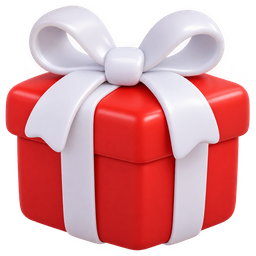
#> input picture assets/prizes/gift.png, 256 x 256 px, given in place of merch.png.png, which was not available
$ python art_garage_icon.py ../assets/prizes/gift.png ../assets/prizes/merch.png
#> lines starting #> are read from the running program, lines starting #| are printed output that depends on the picture; pictures that were not available may be replaced by others from this repository, and a replacement may not be noted
"""Garage icon for the profile's My garage pill, the twin of the points coin
(assets/prizes/coin.png): same glossy 3D render, transparent background.

  python tool/art_garage_icon.py gen     # render the variants (Kie GPT Image 2)
  python tool/art_garage_icon.py build   # trim + save the picked one

Needs ~/.supabase/ttspot-kie-key.txt (never commit it). Raw renders go to
build/garage_icon/ (gitignored)."""
import json, os, sys, time, urllib.request
sys.path.insert(0, os.path.dirname(__file__))
from art_stickers import post_json, get_json, upload, credits  # noqa: E402
from PIL import Image  # noqa: E402

REPO = os.path.dirname(os.path.dirname(os.path.abspath(__file__)))
RAW = os.path.join(REPO, 'build', 'garage_icon')
STYLE = ('Match the reference coin icon exactly in rendering style: the same glossy, soft 3D clay-like render, the same '
         'warm studio lighting from the top left, soft inner shading, subtle rim highlight, saturated colours, the same '
         'size in frame and the same three-quarter tilt. Centred, isolated on a transparent background, nothing else in '
         'frame, no text, no letters, no logos. ')
PROMPTS = {
    'medallion': STYLE + 'The subject: a round medallion with the same shape, thickness and bevel as the reference coin, but '
                 'in deep royal-blue enamel with a polished silver rim, and on its face a raised white emblem of a small '
                 'garage: a peaked roof over a roller shutter door with horizontal slats.',
    'house': STYLE + 'The subject: a small chunky toy-like car garage building, white walls, a slate-blue roof, and a '
             'red-and-white roller shutter door half open showing the glossy red front of a small hatchback car inside.',
    'door': STYLE + 'The subject: a rounded-square badge in deep royal blue with a polished silver bevel, holding a small '
            'red-and-white striped roller shutter garage door that is half raised, with a warm light glowing underneath it.',
}


def gen():
    os.makedirs(RAW, exist_ok=True)
    print('credits before:', credits(), flush=True)
    ref = [upload(os.path.join(REPO, 'assets/prizes/coin.png'))]
    tasks = {}
    for k, p in PROMPTS.items():
        if os.path.exists(os.path.join(RAW, k + '.png')):
            continue
        r = post_json('https://api.kie.ai/api/v1/jobs/createTask', {'model': 'gpt-image-2-image-to-image', 'input': {'prompt': p, 'input_urls': ref, 'aspect_ratio': '1:1', 'resolution': '1K', 'background': 'transparent'}})
        tasks[k] = (r.get('data') or {}).get('taskId')
        print('task', k, r.get('code'), r.get('msg'), flush=True)
        time.sleep(4)
    done = set()
    for _ in range(100):
        pending = [k for k, t in tasks.items() if t and k not in done]
        if not pending:
            break
        time.sleep(12)
        for k in pending:
            d = get_json(f'https://api.kie.ai/api/v1/jobs/recordInfo?taskId={tasks[k]}').get('data') or {}
            if d.get('state') == 'success':
                url = json.loads(d['resultJson'])['resultUrls'][0]
                open(os.path.join(RAW, k + '.png'), 'wb').write(urllib.request.urlopen(url, timeout=600).read())
                done.add(k)
                print('done', k, flush=True)
            elif d.get('state') == 'fail':
                done.add(k)
                print('FAIL', k, d.get('failMsg'), flush=True)
    print('credits after:', credits(), flush=True)


def build(pick):
#> called with pick = '../assets/prizes/merch.png'
    im = Image.open(os.path.join(RAW, pick + '.png')).convert('RGBA')
#> im is the input picture: PIL image 256x256 RGBA; mean R, G, B, A 162.3, 97.4, 102.1, 177.1
    box = im.getchannel('A').point(lambda a: 255 if a > 8 else 0).getbbox()
#> box = (5, 5, 250, 251)
    im = im.crop(box)
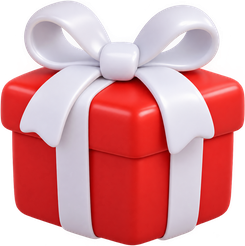
#> im: PIL image 245x246 RGBA; mean R, G, B, A 176.1, 105.7, 110.8, 192.6; transparent parts drawn white
    side = max(im.size)
#> side = 246
    sq = Image.new('RGBA', (side, side), (0, 0, 0, 0))
#> sq: PIL image 246x246 RGBA; every value is 0
    sq.alpha_composite(im, ((side - im.width) // 2, (side - im.height) // 2))
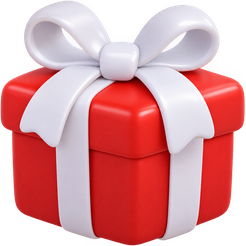
#> sq: PIL image 246x246 RGBA; mean R, G, B, A 175.4, 105.3, 110.4, 191.8; transparent parts drawn white
    # Same canvas as the coin: 128 px for the pill, 256 for crisp 2x/3x screens.
    sq.resize((256, 256), Image.LANCZOS).save(os.path.join(REPO, 'assets/prizes/garage.png'), optimize=True)
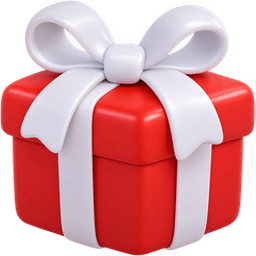
#> saved as garage.png: PIL image 256x256 RGBA; mean R, G, B, A 174.9, 105, 110.1, 191.8; transparent parts drawn white
    print('saved assets/prizes/garage.png from', pick)


if __name__ == '__main__':
    if sys.argv[1] == 'gen':
        gen()
    else:
        build(sys.argv[2])

$ run again, on assets/prizes/voucher.png
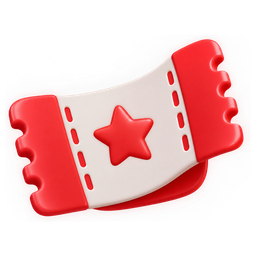
#> input picture assets/prizes/voucher.png, 256 x 256 px, given in place of voucher.png.png, which was not available
#> in build, im is the input picture: PIL image 256x256 RGBA; mean R, G, B, A 122.9, 64.8, 65.4, 104.2
#> box = (5, 35, 251, 221)
#> in build, `im = im.crop(box)`:
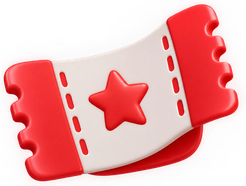
#> im: PIL image 246x186 RGBA; mean R, G, B, A 175.3, 92.6, 93.4, 149.2; transparent parts drawn white
#> in build, `sq.resize((256, 256), Image.LANCZOS).save(os.path.join(REPO, 'assets/p..`:
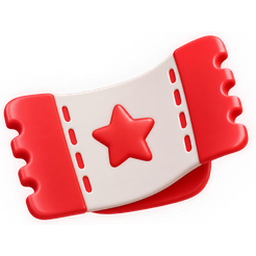
#> saved as garage.png: PIL image 256x256 RGBA; mean R, G, B, A 132.3, 70, 70.6, 112.7; transparent parts drawn white
